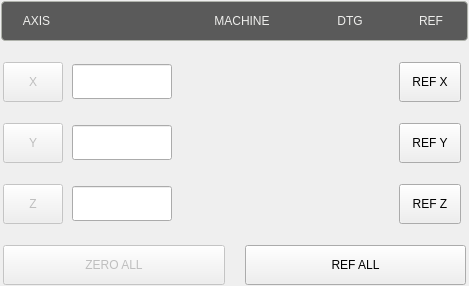
<?xml version="1.0" encoding="UTF-8"?>
<ui version="4.0">
 <class>dros_xyz</class>
 <widget class="QWidget" name="dros_xyz">
  <property name="geometry">
   <rect>
    <x>0</x>
    <y>0</y>
    <width>469</width>
    <height>286</height>
   </rect>
  </property>
  <property name="sizePolicy">
   <sizepolicy hsizetype="Preferred" vsizetype="Preferred">
    <horstretch>0</horstretch>
    <verstretch>0</verstretch>
   </sizepolicy>
  </property>
  <property name="windowTitle">
   <string>dros_xyz</string>
  </property>
  <property name="layoutDirection">
   <enum>Qt::LayoutDirection::LeftToRight</enum>
  </property>
  <layout class="QVBoxLayout" name="verticalLayout">
   <property name="spacing">
    <number>0</number>
   </property>
   <property name="leftMargin">
    <number>0</number>
   </property>
   <property name="topMargin">
    <number>0</number>
   </property>
   <property name="rightMargin">
    <number>0</number>
   </property>
   <property name="bottomMargin">
    <number>0</number>
   </property>
   <item>
    <widget class="QWidget" name="widget_xyz" native="true">
     <layout class="QVBoxLayout" name="verticalLayout_55">
      <property name="spacing">
       <number>19</number>
      </property>
      <property name="leftMargin">
       <number>0</number>
      </property>
      <property name="topMargin">
       <number>0</number>
      </property>
      <property name="rightMargin">
       <number>0</number>
      </property>
      <property name="bottomMargin">
       <number>0</number>
      </property>
      <item>
       <layout class="QHBoxLayout" name="horizontalLayout_81">
        <property name="spacing">
         <number>8</number>
        </property>
        <property name="leftMargin">
         <number>1</number>
        </property>
        <property name="topMargin">
         <number>1</number>
        </property>
        <property name="rightMargin">
         <number>1</number>
        </property>
        <property name="bottomMargin">
         <number>1</number>
        </property>
        <item>
         <widget class="QFrame" name="frame">
          <property name="sizePolicy">
           <sizepolicy hsizetype="Preferred" vsizetype="Fixed">
            <horstretch>0</horstretch>
            <verstretch>0</verstretch>
           </sizepolicy>
          </property>
          <property name="minimumSize">
           <size>
            <width>0</width>
            <height>40</height>
           </size>
          </property>
          <property name="maximumSize">
           <size>
            <width>16777215</width>
            <height>40</height>
           </size>
          </property>
          <property name="styleSheet">
           <string notr="true">.QFrame{
    border-style: solid;
    border-color: rgb(176, 179,172);
    border-width: 1px;
    border-radius: 4px;
    background-color: rgb(90, 90, 90);
    padding: -5px;
}</string>
          </property>
          <property name="frameShape">
           <enum>QFrame::Shape::StyledPanel</enum>
          </property>
          <property name="frameShadow">
           <enum>QFrame::Shadow::Raised</enum>
          </property>
          <layout class="QHBoxLayout" name="horizontalLayout_136">
           <property name="spacing">
            <number>8</number>
           </property>
           <property name="leftMargin">
            <number>15</number>
           </property>
           <property name="rightMargin">
            <number>20</number>
           </property>
           <item>
            <widget class="StatusLabel" name="axis_column_header">
             <property name="sizePolicy">
              <sizepolicy hsizetype="Fixed" vsizetype="Fixed">
               <horstretch>0</horstretch>
               <verstretch>0</verstretch>
              </sizepolicy>
             </property>
             <property name="minimumSize">
              <size>
               <width>60</width>
               <height>17</height>
              </size>
             </property>
             <property name="maximumSize">
              <size>
               <width>60</width>
               <height>17</height>
              </size>
             </property>
             <property name="styleSheet">
              <string notr="true">QLabel{
    color: rgb(238, 238, 236);
	font: 16pt &quot;Bebas Kai&quot;;
    padding-left: 1px;
    padding-right: 20px;
}</string>
             </property>
             <property name="text">
              <string>AXIS</string>
             </property>
             <property name="alignment">
              <set>Qt::AlignmentFlag::AlignCenter</set>
             </property>
             <property name="rules" stdset="0">
              <string>[]</string>
             </property>
            </widget>
           </item>
           <item>
            <widget class="StatusLabel" name="work_column_header">
             <property name="sizePolicy">
              <sizepolicy hsizetype="Fixed" vsizetype="Fixed">
               <horstretch>0</horstretch>
               <verstretch>0</verstretch>
              </sizepolicy>
             </property>
             <property name="minimumSize">
              <size>
               <width>100</width>
               <height>17</height>
              </size>
             </property>
             <property name="maximumSize">
              <size>
               <width>100</width>
               <height>17</height>
              </size>
             </property>
             <property name="styleSheet">
              <string notr="true">QLabel{
    color: rgb(238, 238, 236);
	font: 16pt &quot;Bebas Kai&quot;;
    padding-left: 6px;
}</string>
             </property>
             <property name="alignment">
              <set>Qt::AlignmentFlag::AlignCenter</set>
             </property>
             <property name="rules" stdset="0">
              <string>[{&quot;channels&quot;: [{&quot;url&quot;: &quot;status:g5x_index?text&quot;, &quot;trigger&quot;: true}], &quot;property&quot;: &quot;Text&quot;, &quot;expression&quot;: &quot;ch[0] + ' WORK'\n&quot;, &quot;name&quot;: &quot;WCS Header&quot;}]</string>
             </property>
            </widget>
           </item>
           <item>
            <widget class="QLabel" name="machine_column_header">
             <property name="enabled">
              <bool>false</bool>
             </property>
             <property name="sizePolicy">
              <sizepolicy hsizetype="Fixed" vsizetype="Fixed">
               <horstretch>0</horstretch>
               <verstretch>0</verstretch>
              </sizepolicy>
             </property>
             <property name="minimumSize">
              <size>
               <width>100</width>
               <height>17</height>
              </size>
             </property>
             <property name="maximumSize">
              <size>
               <width>100</width>
               <height>17</height>
              </size>
             </property>
             <property name="styleSheet">
              <string notr="true">QLabel{
    color: rgb(238, 238, 236);
	font: 16pt &quot;Bebas Kai&quot;;
}</string>
             </property>
             <property name="text">
              <string>MACHINE</string>
             </property>
             <property name="alignment">
              <set>Qt::AlignmentFlag::AlignCenter</set>
             </property>
            </widget>
           </item>
           <item>
            <widget class="QLabel" name="dtg_column_header">
             <property name="sizePolicy">
              <sizepolicy hsizetype="Fixed" vsizetype="Fixed">
               <horstretch>0</horstretch>
               <verstretch>0</verstretch>
              </sizepolicy>
             </property>
             <property name="minimumSize">
              <size>
               <width>100</width>
               <height>17</height>
              </size>
             </property>
             <property name="maximumSize">
              <size>
               <width>100</width>
               <height>17</height>
              </size>
             </property>
             <property name="styleSheet">
              <string notr="true">QLabel{
    color: rgb(238, 238, 236);
	font: 16pt &quot;Bebas Kai&quot;;
}</string>
             </property>
             <property name="text">
              <string>DTG</string>
             </property>
             <property name="alignment">
              <set>Qt::AlignmentFlag::AlignCenter</set>
             </property>
            </widget>
           </item>
           <item>
            <widget class="StatusLabel" name="ref_column_header">
             <property name="sizePolicy">
              <sizepolicy hsizetype="Fixed" vsizetype="Fixed">
               <horstretch>0</horstretch>
               <verstretch>0</verstretch>
              </sizepolicy>
             </property>
             <property name="minimumSize">
              <size>
               <width>40</width>
               <height>17</height>
              </size>
             </property>
             <property name="maximumSize">
              <size>
               <width>40</width>
               <height>17</height>
              </size>
             </property>
             <property name="styleSheet">
              <string notr="true">QLabel{
    color: rgb(238, 238, 236);
	font: 16pt &quot;Bebas Kai&quot;;
    padding-left: 6px;
}</string>
             </property>
             <property name="text">
              <string>REF</string>
             </property>
             <property name="alignment">
              <set>Qt::AlignmentFlag::AlignCenter</set>
             </property>
             <property name="rules" stdset="0">
              <string>[]</string>
             </property>
            </widget>
           </item>
          </layout>
         </widget>
        </item>
       </layout>
      </item>
      <item>
       <layout class="QHBoxLayout" name="x_axis_dro_layout">
        <property name="spacing">
         <number>7</number>
        </property>
        <property name="leftMargin">
         <number>1</number>
        </property>
        <property name="topMargin">
         <number>1</number>
        </property>
        <property name="rightMargin">
         <number>1</number>
        </property>
        <property name="bottomMargin">
         <number>1</number>
        </property>
        <item>
         <widget class="MDIButton" name="zero_x_button">
          <property name="enabled">
           <bool>false</bool>
          </property>
          <property name="sizePolicy">
           <sizepolicy hsizetype="Fixed" vsizetype="Preferred">
            <horstretch>0</horstretch>
            <verstretch>0</verstretch>
           </sizepolicy>
          </property>
          <property name="minimumSize">
           <size>
            <width>60</width>
            <height>40</height>
           </size>
          </property>
          <property name="maximumSize">
           <size>
            <width>60</width>
            <height>40</height>
           </size>
          </property>
          <property name="focusPolicy">
           <enum>Qt::FocusPolicy::NoFocus</enum>
          </property>
          <property name="layoutDirection">
           <enum>Qt::LayoutDirection::LeftToRight</enum>
          </property>
          <property name="styleSheet">
           <string notr="true">MDIButton {
   	font: 17pt &quot;Bebas Kai&quot;;
}</string>
          </property>
          <property name="text">
           <string>X</string>
          </property>
          <property name="icon">
           <iconset resource="../../../../src/probe_basic/probe_basic.qrc">
            <normaloff>:/images/zero.png</normaloff>:/images/zero.png</iconset>
          </property>
          <property name="iconSize">
           <size>
            <width>20</width>
            <height>20</height>
           </size>
          </property>
          <property name="rules" stdset="0">
           <string>[
    {
        &quot;channels&quot;: [
            {
                &quot;url&quot;: &quot;status:g5x_index&quot;,
                &quot;trigger&quot;: true,
                &quot;type&quot;: &quot;int&quot;
            }
        ],
        &quot;expression&quot;: &quot;&quot;,
        &quot;name&quot;: &quot;G5x Index&quot;,
        &quot;property&quot;: &quot;None&quot;
    }
]</string>
          </property>
          <property name="MDICommand" stdset="0">
           <string>G10 L20 P{ch[0]} X0.0</string>
          </property>
         </widget>
        </item>
        <item>
         <widget class="DROLineEdit" name="drowidget_x">
          <property name="minimumSize">
           <size>
            <width>100</width>
            <height>35</height>
           </size>
          </property>
          <property name="maximumSize">
           <size>
            <width>100</width>
            <height>35</height>
           </size>
          </property>
          <property name="font">
           <font>
            <family>Bebas Kai</family>
            <pointsize>17</pointsize>
            <italic>false</italic>
            <bold>false</bold>
           </font>
          </property>
          <property name="focusPolicy">
           <enum>Qt::FocusPolicy::ClickFocus</enum>
          </property>
          <property name="text">
           <string/>
          </property>
          <property name="cursorPosition">
           <number>0</number>
          </property>
          <property name="alignment">
           <set>Qt::AlignmentFlag::AlignRight|Qt::AlignmentFlag::AlignTrailing|Qt::AlignmentFlag::AlignVCenter</set>
          </property>
          <property name="referenceType" stdset="0">
           <number>1</number>
          </property>
          <property name="axisNumber" stdset="0">
           <number>0</number>
          </property>
          <property name="inchFormat" stdset="0">
           <string>%9.4f</string>
          </property>
          <property name="millimeterFormat" stdset="0">
           <string>%10.3f</string>
          </property>
          <property name="degreeFormat" stdset="0">
           <string>%10.2f</string>
          </property>
          <property name="latheMode" stdset="0">
           <number>0</number>
          </property>
          <property name="styleSet" stdset="0">
           <string>dataField17</string>
          </property>
         </widget>
        </item>
        <item>
         <widget class="DROLabel" name="drolabel_machine_x">
          <property name="sizePolicy">
           <sizepolicy hsizetype="Fixed" vsizetype="Fixed">
            <horstretch>0</horstretch>
            <verstretch>0</verstretch>
           </sizepolicy>
          </property>
          <property name="minimumSize">
           <size>
            <width>100</width>
            <height>35</height>
           </size>
          </property>
          <property name="maximumSize">
           <size>
            <width>100</width>
            <height>35</height>
           </size>
          </property>
          <property name="alignment">
           <set>Qt::AlignmentFlag::AlignRight|Qt::AlignmentFlag::AlignTrailing|Qt::AlignmentFlag::AlignVCenter</set>
          </property>
          <property name="referenceType" stdset="0">
           <number>0</number>
          </property>
          <property name="axisNumber" stdset="0">
           <number>0</number>
          </property>
          <property name="inchFormat" stdset="0">
           <string>%9.4f</string>
          </property>
          <property name="millimeterFormat" stdset="0">
           <string>%10.3f</string>
          </property>
          <property name="degreeFormat" stdset="0">
           <string>%10.2f</string>
          </property>
          <property name="latheMode" stdset="0">
           <number>0</number>
          </property>
          <property name="styleSet" stdset="0">
           <string>dataField17</string>
          </property>
         </widget>
        </item>
        <item>
         <widget class="DROLabel" name="drolabel_dtg_x">
          <property name="sizePolicy">
           <sizepolicy hsizetype="Fixed" vsizetype="Fixed">
            <horstretch>0</horstretch>
            <verstretch>0</verstretch>
           </sizepolicy>
          </property>
          <property name="minimumSize">
           <size>
            <width>100</width>
            <height>35</height>
           </size>
          </property>
          <property name="maximumSize">
           <size>
            <width>100</width>
            <height>35</height>
           </size>
          </property>
          <property name="alignment">
           <set>Qt::AlignmentFlag::AlignRight|Qt::AlignmentFlag::AlignTrailing|Qt::AlignmentFlag::AlignVCenter</set>
          </property>
          <property name="referenceType" stdset="0">
           <number>2</number>
          </property>
          <property name="axisNumber" stdset="0">
           <number>0</number>
          </property>
          <property name="inchFormat" stdset="0">
           <string>%9.4f</string>
          </property>
          <property name="millimeterFormat" stdset="0">
           <string>%10.3f</string>
          </property>
          <property name="degreeFormat" stdset="0">
           <string>%10.2f</string>
          </property>
          <property name="latheMode" stdset="0">
           <number>0</number>
          </property>
          <property name="styleSet" stdset="0">
           <string>dataField17</string>
          </property>
         </widget>
        </item>
        <item>
         <widget class="ActionButton" name="ref_x_button">
          <property name="sizePolicy">
           <sizepolicy hsizetype="Preferred" vsizetype="Fixed">
            <horstretch>0</horstretch>
            <verstretch>0</verstretch>
           </sizepolicy>
          </property>
          <property name="minimumSize">
           <size>
            <width>62</width>
            <height>40</height>
           </size>
          </property>
          <property name="maximumSize">
           <size>
            <width>62</width>
            <height>40</height>
           </size>
          </property>
          <property name="focusPolicy">
           <enum>Qt::FocusPolicy::NoFocus</enum>
          </property>
          <property name="styleSheet">
           <string notr="true">QPushButton {
   	font: 15pt &quot;Bebas Kai&quot;;
}</string>
          </property>
          <property name="text">
           <string>REF X</string>
          </property>
          <property name="rules" stdset="0">
           <string>[{&quot;name&quot;: &quot;home_prohibit&quot;, &quot;property&quot;: &quot;Enable&quot;, &quot;expression&quot;: &quot;not (ch[0] or ch[1] or ch[2])&quot;, &quot;channels&quot;: [{&quot;url&quot;: &quot;status:joint.0.homing&quot;, &quot;trigger&quot;: true}, {&quot;url&quot;: &quot;status:joint.1.homing&quot;, &quot;trigger&quot;: true}, {&quot;url&quot;: &quot;status:joint.2.homing&quot;, &quot;trigger&quot;: true}]}]</string>
          </property>
          <property name="actionName" stdset="0">
           <string>machine.home.axis:x</string>
          </property>
         </widget>
        </item>
       </layout>
      </item>
      <item>
       <layout class="QHBoxLayout" name="y_axis_dro_layout">
        <property name="spacing">
         <number>7</number>
        </property>
        <property name="leftMargin">
         <number>1</number>
        </property>
        <property name="topMargin">
         <number>1</number>
        </property>
        <property name="rightMargin">
         <number>1</number>
        </property>
        <property name="bottomMargin">
         <number>1</number>
        </property>
        <item>
         <widget class="MDIButton" name="zero_y_button">
          <property name="enabled">
           <bool>false</bool>
          </property>
          <property name="sizePolicy">
           <sizepolicy hsizetype="Fixed" vsizetype="Preferred">
            <horstretch>0</horstretch>
            <verstretch>0</verstretch>
           </sizepolicy>
          </property>
          <property name="minimumSize">
           <size>
            <width>60</width>
            <height>40</height>
           </size>
          </property>
          <property name="maximumSize">
           <size>
            <width>60</width>
            <height>40</height>
           </size>
          </property>
          <property name="focusPolicy">
           <enum>Qt::FocusPolicy::NoFocus</enum>
          </property>
          <property name="styleSheet">
           <string notr="true">MDIButton {
   	font: 17pt &quot;Bebas Kai&quot;;
}</string>
          </property>
          <property name="text">
           <string>Y</string>
          </property>
          <property name="icon">
           <iconset resource="../../../../src/probe_basic/probe_basic.qrc">
            <normaloff>:/images/zero.png</normaloff>:/images/zero.png</iconset>
          </property>
          <property name="iconSize">
           <size>
            <width>20</width>
            <height>20</height>
           </size>
          </property>
          <property name="rules" stdset="0">
           <string>[
    {
        &quot;channels&quot;: [
            {
                &quot;url&quot;: &quot;status:g5x_index&quot;,
                &quot;trigger&quot;: true,
                &quot;type&quot;: &quot;int&quot;
            }
        ],
        &quot;expression&quot;: &quot;&quot;,
        &quot;name&quot;: &quot;G5x Index&quot;,
        &quot;property&quot;: &quot;None&quot;
    }
]</string>
          </property>
          <property name="MDICommand" stdset="0">
           <string>G10 L20 P{ch[0]} Y0.0</string>
          </property>
         </widget>
        </item>
        <item>
         <widget class="DROLineEdit" name="drowidget_y">
          <property name="minimumSize">
           <size>
            <width>100</width>
            <height>35</height>
           </size>
          </property>
          <property name="maximumSize">
           <size>
            <width>100</width>
            <height>35</height>
           </size>
          </property>
          <property name="font">
           <font>
            <family>Bebas Kai</family>
            <pointsize>17</pointsize>
            <italic>false</italic>
            <bold>false</bold>
           </font>
          </property>
          <property name="focusPolicy">
           <enum>Qt::FocusPolicy::ClickFocus</enum>
          </property>
          <property name="alignment">
           <set>Qt::AlignmentFlag::AlignRight|Qt::AlignmentFlag::AlignTrailing|Qt::AlignmentFlag::AlignVCenter</set>
          </property>
          <property name="axisNumber" stdset="0">
           <number>1</number>
          </property>
          <property name="styleSet" stdset="0">
           <string>dataField17</string>
          </property>
         </widget>
        </item>
        <item>
         <widget class="DROLabel" name="drolabel_machine_y">
          <property name="sizePolicy">
           <sizepolicy hsizetype="Fixed" vsizetype="Fixed">
            <horstretch>0</horstretch>
            <verstretch>0</verstretch>
           </sizepolicy>
          </property>
          <property name="minimumSize">
           <size>
            <width>100</width>
            <height>35</height>
           </size>
          </property>
          <property name="maximumSize">
           <size>
            <width>100</width>
            <height>35</height>
           </size>
          </property>
          <property name="alignment">
           <set>Qt::AlignmentFlag::AlignRight|Qt::AlignmentFlag::AlignTrailing|Qt::AlignmentFlag::AlignVCenter</set>
          </property>
          <property name="referenceType" stdset="0">
           <number>0</number>
          </property>
          <property name="axisNumber" stdset="0">
           <number>1</number>
          </property>
          <property name="inchFormat" stdset="0">
           <string>%9.4f</string>
          </property>
          <property name="millimeterFormat" stdset="0">
           <string>%10.3f</string>
          </property>
          <property name="degreeFormat" stdset="0">
           <string>%10.2f</string>
          </property>
          <property name="latheMode" stdset="0">
           <number>0</number>
          </property>
          <property name="styleSet" stdset="0">
           <string>dataField17</string>
          </property>
         </widget>
        </item>
        <item>
         <widget class="DROLabel" name="drolabel_dtg_y">
          <property name="sizePolicy">
           <sizepolicy hsizetype="Fixed" vsizetype="Fixed">
            <horstretch>0</horstretch>
            <verstretch>0</verstretch>
           </sizepolicy>
          </property>
          <property name="minimumSize">
           <size>
            <width>100</width>
            <height>35</height>
           </size>
          </property>
          <property name="maximumSize">
           <size>
            <width>100</width>
            <height>35</height>
           </size>
          </property>
          <property name="alignment">
           <set>Qt::AlignmentFlag::AlignRight|Qt::AlignmentFlag::AlignTrailing|Qt::AlignmentFlag::AlignVCenter</set>
          </property>
          <property name="referenceType" stdset="0">
           <number>2</number>
          </property>
          <property name="axisNumber" stdset="0">
           <number>1</number>
          </property>
          <property name="inchFormat" stdset="0">
           <string>%9.4f</string>
          </property>
          <property name="millimeterFormat" stdset="0">
           <string>%10.3f</string>
          </property>
          <property name="degreeFormat" stdset="0">
           <string>%10.2f</string>
          </property>
          <property name="latheMode" stdset="0">
           <number>0</number>
          </property>
          <property name="styleSet" stdset="0">
           <string>dataField17</string>
          </property>
         </widget>
        </item>
        <item>
         <widget class="ActionButton" name="ref_y_button">
          <property name="sizePolicy">
           <sizepolicy hsizetype="Preferred" vsizetype="Fixed">
            <horstretch>0</horstretch>
            <verstretch>0</verstretch>
           </sizepolicy>
          </property>
          <property name="minimumSize">
           <size>
            <width>62</width>
            <height>40</height>
           </size>
          </property>
          <property name="maximumSize">
           <size>
            <width>62</width>
            <height>40</height>
           </size>
          </property>
          <property name="focusPolicy">
           <enum>Qt::FocusPolicy::NoFocus</enum>
          </property>
          <property name="styleSheet">
           <string notr="true">QPushButton {
   	font: 15pt &quot;Bebas Kai&quot;;
}</string>
          </property>
          <property name="text">
           <string>REF Y</string>
          </property>
          <property name="rules" stdset="0">
           <string>[{&quot;name&quot;: &quot;home_prohibit&quot;, &quot;property&quot;: &quot;Enable&quot;, &quot;expression&quot;: &quot;not (ch[0] or ch[1] or ch[2])&quot;, &quot;channels&quot;: [{&quot;url&quot;: &quot;status:joint.0.homing&quot;, &quot;trigger&quot;: true}, {&quot;url&quot;: &quot;status:joint.1.homing&quot;, &quot;trigger&quot;: true}, {&quot;url&quot;: &quot;status:joint.2.homing&quot;, &quot;trigger&quot;: true}]}]</string>
          </property>
          <property name="actionName" stdset="0">
           <string>machine.home.axis:y</string>
          </property>
         </widget>
        </item>
       </layout>
      </item>
      <item>
       <layout class="QHBoxLayout" name="z_axis_dro_layout">
        <property name="spacing">
         <number>7</number>
        </property>
        <property name="leftMargin">
         <number>1</number>
        </property>
        <property name="topMargin">
         <number>1</number>
        </property>
        <property name="rightMargin">
         <number>1</number>
        </property>
        <property name="bottomMargin">
         <number>1</number>
        </property>
        <item>
         <widget class="MDIButton" name="zero_z_button">
          <property name="enabled">
           <bool>false</bool>
          </property>
          <property name="sizePolicy">
           <sizepolicy hsizetype="Fixed" vsizetype="Preferred">
            <horstretch>0</horstretch>
            <verstretch>0</verstretch>
           </sizepolicy>
          </property>
          <property name="minimumSize">
           <size>
            <width>60</width>
            <height>40</height>
           </size>
          </property>
          <property name="maximumSize">
           <size>
            <width>60</width>
            <height>40</height>
           </size>
          </property>
          <property name="focusPolicy">
           <enum>Qt::FocusPolicy::NoFocus</enum>
          </property>
          <property name="styleSheet">
           <string notr="true">MDIButton {
   	font: 17pt &quot;Bebas Kai&quot;;
}</string>
          </property>
          <property name="text">
           <string>Z</string>
          </property>
          <property name="icon">
           <iconset resource="../../../../src/probe_basic/probe_basic.qrc">
            <normaloff>:/images/zero.png</normaloff>:/images/zero.png</iconset>
          </property>
          <property name="iconSize">
           <size>
            <width>20</width>
            <height>20</height>
           </size>
          </property>
          <property name="rules" stdset="0">
           <string>[
    {
        &quot;channels&quot;: [
            {
                &quot;url&quot;: &quot;status:g5x_index&quot;,
                &quot;trigger&quot;: true,
                &quot;type&quot;: &quot;int&quot;
            }
        ],
        &quot;expression&quot;: &quot;&quot;,
        &quot;name&quot;: &quot;G5x Index&quot;,
        &quot;property&quot;: &quot;None&quot;
    }
]</string>
          </property>
          <property name="MDICommand" stdset="0">
           <string>G10 L20 P{ch[0]} Z0.0</string>
          </property>
         </widget>
        </item>
        <item>
         <widget class="DROLineEdit" name="drowidget_z">
          <property name="minimumSize">
           <size>
            <width>100</width>
            <height>35</height>
           </size>
          </property>
          <property name="maximumSize">
           <size>
            <width>100</width>
            <height>35</height>
           </size>
          </property>
          <property name="font">
           <font>
            <family>Bebas Kai</family>
            <pointsize>17</pointsize>
            <italic>false</italic>
            <bold>false</bold>
           </font>
          </property>
          <property name="focusPolicy">
           <enum>Qt::FocusPolicy::ClickFocus</enum>
          </property>
          <property name="alignment">
           <set>Qt::AlignmentFlag::AlignRight|Qt::AlignmentFlag::AlignTrailing|Qt::AlignmentFlag::AlignVCenter</set>
          </property>
          <property name="axisNumber" stdset="0">
           <number>2</number>
          </property>
          <property name="styleSet" stdset="0">
           <string>dataField17</string>
          </property>
         </widget>
        </item>
        <item>
         <widget class="DROLabel" name="drolabel_machine_z">
          <property name="sizePolicy">
           <sizepolicy hsizetype="Fixed" vsizetype="Fixed">
            <horstretch>0</horstretch>
            <verstretch>0</verstretch>
           </sizepolicy>
          </property>
          <property name="minimumSize">
           <size>
            <width>100</width>
            <height>35</height>
           </size>
          </property>
          <property name="maximumSize">
           <size>
            <width>100</width>
            <height>35</height>
           </size>
          </property>
          <property name="alignment">
           <set>Qt::AlignmentFlag::AlignRight|Qt::AlignmentFlag::AlignTrailing|Qt::AlignmentFlag::AlignVCenter</set>
          </property>
          <property name="referenceType" stdset="0">
           <number>0</number>
          </property>
          <property name="axisNumber" stdset="0">
           <number>2</number>
          </property>
          <property name="inchFormat" stdset="0">
           <string>%9.4f</string>
          </property>
          <property name="millimeterFormat" stdset="0">
           <string>%10.3f</string>
          </property>
          <property name="degreeFormat" stdset="0">
           <string>%10.2f</string>
          </property>
          <property name="latheMode" stdset="0">
           <number>0</number>
          </property>
          <property name="styleSet" stdset="0">
           <string>dataField17</string>
          </property>
         </widget>
        </item>
        <item>
         <widget class="DROLabel" name="drolabel_dtg_z">
          <property name="sizePolicy">
           <sizepolicy hsizetype="Fixed" vsizetype="Fixed">
            <horstretch>0</horstretch>
            <verstretch>0</verstretch>
           </sizepolicy>
          </property>
          <property name="minimumSize">
           <size>
            <width>100</width>
            <height>35</height>
           </size>
          </property>
          <property name="maximumSize">
           <size>
            <width>100</width>
            <height>35</height>
           </size>
          </property>
          <property name="alignment">
           <set>Qt::AlignmentFlag::AlignRight|Qt::AlignmentFlag::AlignTrailing|Qt::AlignmentFlag::AlignVCenter</set>
          </property>
          <property name="referenceType" stdset="0">
           <number>2</number>
          </property>
          <property name="axisNumber" stdset="0">
           <number>2</number>
          </property>
          <property name="inchFormat" stdset="0">
           <string>%9.4f</string>
          </property>
          <property name="millimeterFormat" stdset="0">
           <string>%10.3f</string>
          </property>
          <property name="degreeFormat" stdset="0">
           <string>%10.2f</string>
          </property>
          <property name="latheMode" stdset="0">
           <number>0</number>
          </property>
          <property name="styleSet" stdset="0">
           <string>dataField17</string>
          </property>
         </widget>
        </item>
        <item>
         <widget class="ActionButton" name="ref_z_button">
          <property name="sizePolicy">
           <sizepolicy hsizetype="Preferred" vsizetype="Fixed">
            <horstretch>0</horstretch>
            <verstretch>0</verstretch>
           </sizepolicy>
          </property>
          <property name="minimumSize">
           <size>
            <width>62</width>
            <height>40</height>
           </size>
          </property>
          <property name="maximumSize">
           <size>
            <width>62</width>
            <height>40</height>
           </size>
          </property>
          <property name="focusPolicy">
           <enum>Qt::FocusPolicy::NoFocus</enum>
          </property>
          <property name="styleSheet">
           <string notr="true">QPushButton {
   	font: 15pt &quot;Bebas Kai&quot;;
}</string>
          </property>
          <property name="text">
           <string>REF Z</string>
          </property>
          <property name="rules" stdset="0">
           <string>[{&quot;name&quot;: &quot;home_prohibit&quot;, &quot;property&quot;: &quot;Enable&quot;, &quot;expression&quot;: &quot;not (ch[0] or ch[1] or ch[2])&quot;, &quot;channels&quot;: [{&quot;url&quot;: &quot;status:joint.0.homing&quot;, &quot;trigger&quot;: true}, {&quot;url&quot;: &quot;status:joint.1.homing&quot;, &quot;trigger&quot;: true}, {&quot;url&quot;: &quot;status:joint.2.homing&quot;, &quot;trigger&quot;: true}]}]</string>
          </property>
          <property name="actionName" stdset="0">
           <string>machine.home.axis:z</string>
          </property>
         </widget>
        </item>
       </layout>
      </item>
      <item>
       <layout class="QHBoxLayout" name="layout">
        <property name="spacing">
         <number>20</number>
        </property>
        <property name="leftMargin">
         <number>3</number>
        </property>
        <property name="topMargin">
         <number>1</number>
        </property>
        <property name="rightMargin">
         <number>3</number>
        </property>
        <property name="bottomMargin">
         <number>1</number>
        </property>
        <item>
         <widget class="MDIButton" name="zero_all_button">
          <property name="enabled">
           <bool>false</bool>
          </property>
          <property name="sizePolicy">
           <sizepolicy hsizetype="Preferred" vsizetype="Preferred">
            <horstretch>1</horstretch>
            <verstretch>0</verstretch>
           </sizepolicy>
          </property>
          <property name="minimumSize">
           <size>
            <width>60</width>
            <height>40</height>
           </size>
          </property>
          <property name="maximumSize">
           <size>
            <width>16777215</width>
            <height>40</height>
           </size>
          </property>
          <property name="focusPolicy">
           <enum>Qt::FocusPolicy::NoFocus</enum>
          </property>
          <property name="layoutDirection">
           <enum>Qt::LayoutDirection::LeftToRight</enum>
          </property>
          <property name="styleSheet">
           <string notr="true">MDIButton {
   	font: 15pt &quot;Bebas Kai&quot;;
}</string>
          </property>
          <property name="text">
           <string>ZERO ALL</string>
          </property>
          <property name="iconSize">
           <size>
            <width>20</width>
            <height>20</height>
           </size>
          </property>
          <property name="rules" stdset="0">
           <string>[
    {
        &quot;channels&quot;: [
            {
                &quot;url&quot;: &quot;status:g5x_index&quot;,
                &quot;trigger&quot;: true,
                &quot;type&quot;: &quot;int&quot;
            }
        ],
        &quot;expression&quot;: &quot;&quot;,
        &quot;name&quot;: &quot;G5x Index&quot;,
        &quot;property&quot;: &quot;None&quot;
    }
]</string>
          </property>
          <property name="MDICommand" stdset="0">
           <string>G10 L20 P{ch[0]} X0.0 Y0.0 Z0.0</string>
          </property>
         </widget>
        </item>
        <item>
         <widget class="ActionButton" name="ref_all_button">
          <property name="sizePolicy">
           <sizepolicy hsizetype="Preferred" vsizetype="Fixed">
            <horstretch>1</horstretch>
            <verstretch>0</verstretch>
           </sizepolicy>
          </property>
          <property name="minimumSize">
           <size>
            <width>62</width>
            <height>40</height>
           </size>
          </property>
          <property name="maximumSize">
           <size>
            <width>16777215</width>
            <height>40</height>
           </size>
          </property>
          <property name="focusPolicy">
           <enum>Qt::FocusPolicy::NoFocus</enum>
          </property>
          <property name="styleSheet">
           <string notr="true">QPushButton {
   	font: 15pt &quot;Bebas Kai&quot;;
}</string>
          </property>
          <property name="text">
           <string>REF ALL</string>
          </property>
          <property name="rules" stdset="0">
           <string>[{&quot;channels&quot;: [{&quot;url&quot;: &quot;status:all_axes_homed&quot;, &quot;trigger&quot;: true}], &quot;property&quot;: &quot;Text&quot;, &quot;expression&quot;: &quot;'HOMED' if ch[0] else 'REF ALL'&quot;, &quot;name&quot;: &quot;reference_all&quot;}, {&quot;name&quot;: &quot;home_prohibit&quot;, &quot;property&quot;: &quot;Enable&quot;, &quot;expression&quot;: &quot;not (ch[0] or ch[1] or ch[2])&quot;, &quot;channels&quot;: [{&quot;url&quot;: &quot;status:joint.0.homing&quot;, &quot;trigger&quot;: true}, {&quot;url&quot;: &quot;status:joint.1.homing&quot;, &quot;trigger&quot;: true}, {&quot;url&quot;: &quot;status:joint.2.homing&quot;, &quot;trigger&quot;: true}]}]</string>
          </property>
          <property name="actionName" stdset="0">
           <string>machine.home.all</string>
          </property>
         </widget>
        </item>
       </layout>
      </item>
     </layout>
    </widget>
   </item>
  </layout>
 </widget>
 <customwidgets>
  <customwidget>
   <class>ActionButton</class>
   <extends>QPushButton</extends>
   <header>qtpyvcp.widgets.button_widgets.action_button</header>
  </customwidget>
  <customwidget>
   <class>MDIButton</class>
   <extends>QPushButton</extends>
   <header>qtpyvcp.widgets.button_widgets.mdi_button</header>
  </customwidget>
  <customwidget>
   <class>StatusLabel</class>
   <extends>QLabel</extends>
   <header>qtpyvcp.widgets.display_widgets.status_label</header>
  </customwidget>
  <customwidget>
   <class>DROLabel</class>
   <extends>QLabel</extends>
   <header>qtpyvcp.widgets.display_widgets.dro_label</header>
  </customwidget>
  <customwidget>
   <class>DROLineEdit</class>
   <extends>QLineEdit</extends>
   <header>qtpyvcp.widgets.input_widgets.dro_line_edit</header>
  </customwidget>
 </customwidgets>
 <resources>
  <include location="../../../../src/probe_basic/probe_basic.qrc"/>
 </resources>
 <connections/>
</ui>
